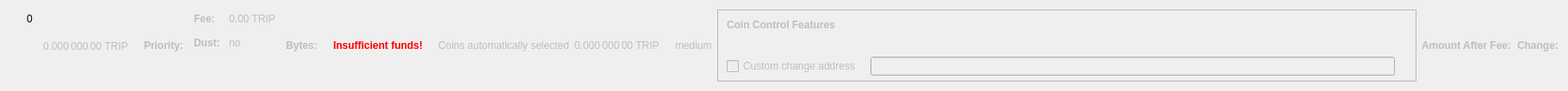
    <widget class="QWidget" name="dummyHideWidget" native="true">
     <property name="maximumSize">
      <size>
       <width>100</width>
       <height>22</height>
      </size>
     </property>
     <layout class="QHBoxLayout" name="dummyHideLayout">
      <item>
       <layout class="QFormLayout" name="formLayoutCoinControl1">
        <property name="horizontalSpacing">
         <number>10</number>
        </property>
        <property name="verticalSpacing">
         <number>14</number>
        </property>
        <property name="leftMargin">
         <number>10</number>
        </property>
        <property name="topMargin">
         <number>4</number>
        </property>
        <property name="rightMargin">
         <number>6</number>
        </property>
        <item row="0" column="1">
         <widget class="QLabel" name="labelCoinControlBytes">
          <property name="cursor">
           <cursorShape>IBeamCursor</cursorShape>
          </property>
          <property name="contextMenuPolicy">
           <enum>Qt::ActionsContextMenu</enum>
          </property>
          <property name="text">
           <string notr="true">0</string>
          </property>
          <property name="textInteractionFlags">
           <set>Qt::LinksAccessibleByMouse|Qt::TextSelectableByKeyboard|Qt::TextSelectableByMouse</set>
          </property>
         </widget>
        </item>
       </layout>
      </item>
      <item>
       <widget class="QLabel" name="labelCoinControlAfterFee">
        <property name="enabled">
         <bool>false</bool>
        </property>
        <property name="sizePolicy">
         <sizepolicy hsizetype="Fixed" vsizetype="Fixed">
          <horstretch>0</horstretch>
          <verstretch>0</verstretch>
         </sizepolicy>
        </property>
        <property name="minimumSize">
         <size>
          <width>111</width>
          <height>12</height>
         </size>
        </property>
        <property name="maximumSize">
         <size>
          <width>111</width>
          <height>12</height>
         </size>
        </property>
        <property name="cursor">
         <cursorShape>IBeamCursor</cursorShape>
        </property>
        <property name="contextMenuPolicy">
         <enum>Qt::ActionsContextMenu</enum>
        </property>
        <property name="text">
         <string notr="true">0.000 000 00 TRIP</string>
        </property>
        <property name="textInteractionFlags">
         <set>Qt::LinksAccessibleByMouse|Qt::TextSelectableByKeyboard|Qt::TextSelectableByMouse</set>
        </property>
       </widget>
      </item>
      <item>
       <widget class="QLabel" name="labelCoinControlPriorityText">
        <property name="enabled">
         <bool>false</bool>
        </property>
        <property name="font">
         <font>
          <weight>75</weight>
          <bold>true</bold>
         </font>
        </property>
        <property name="text">
         <string>Priority:</string>
        </property>
       </widget>
      </item>
      <item>
       <layout class="QHBoxLayout" name="horizontalLayout"/>
      </item>
      <item>
       <layout class="QFormLayout" name="formLayoutCoinControl3">
        <property name="horizontalSpacing">
         <number>10</number>
        </property>
        <property name="verticalSpacing">
         <number>14</number>
        </property>
        <property name="leftMargin">
         <number>6</number>
        </property>
        <property name="topMargin">
         <number>4</number>
        </property>
        <property name="rightMargin">
         <number>6</number>
        </property>
        <item row="0" column="0">
         <widget class="QLabel" name="labelCoinControlFeeText">
          <property name="enabled">
           <bool>false</bool>
          </property>
          <property name="font">
           <font>
            <weight>75</weight>
            <bold>true</bold>
           </font>
          </property>
          <property name="text">
           <string>Fee:</string>
          </property>
          <property name="margin">
           <number>0</number>
          </property>
         </widget>
        </item>
        <item row="0" column="1">
         <widget class="QLabel" name="labelCoinControlFee">
          <property name="enabled">
           <bool>false</bool>
          </property>
          <property name="cursor">
           <cursorShape>IBeamCursor</cursorShape>
          </property>
          <property name="contextMenuPolicy">
           <enum>Qt::ActionsContextMenu</enum>
          </property>
          <property name="text">
           <string notr="true">0.00 TRIP</string>
          </property>
          <property name="textInteractionFlags">
           <set>Qt::LinksAccessibleByMouse|Qt::TextSelectableByKeyboard|Qt::TextSelectableByMouse</set>
          </property>
         </widget>
        </item>
        <item row="1" column="0">
         <widget class="QLabel" name="labelCoinControlLowOutputText">
          <property name="enabled">
           <bool>false</bool>
          </property>
          <property name="font">
           <font>
            <weight>75</weight>
            <bold>true</bold>
           </font>
          </property>
          <property name="text">
           <string>Dust:</string>
          </property>
         </widget>
        </item>
        <item row="1" column="1">
         <widget class="QLabel" name="labelCoinControlLowOutput">
          <property name="enabled">
           <bool>false</bool>
          </property>
          <property name="cursor">
           <cursorShape>IBeamCursor</cursorShape>
          </property>
          <property name="contextMenuPolicy">
           <enum>Qt::ActionsContextMenu</enum>
          </property>
          <property name="text">
           <string>no</string>
          </property>
          <property name="textInteractionFlags">
           <set>Qt::LinksAccessibleByMouse|Qt::TextSelectableByKeyboard|Qt::TextSelectableByMouse</set>
          </property>
         </widget>
        </item>
       </layout>
      </item>
      <item>
       <widget class="QLabel" name="labelCoinControlBytesText">
        <property name="enabled">
         <bool>false</bool>
        </property>
        <property name="font">
         <font>
          <weight>75</weight>
          <bold>true</bold>
         </font>
        </property>
        <property name="text">
         <string>Bytes:</string>
        </property>
       </widget>
      </item>
      <item>
       <layout class="QFormLayout" name="formLayoutCoinControl2">
        <property name="horizontalSpacing">
         <number>10</number>
        </property>
        <property name="verticalSpacing">
         <number>14</number>
        </property>
        <property name="leftMargin">
         <number>6</number>
        </property>
        <property name="topMargin">
         <number>4</number>
        </property>
        <property name="rightMargin">
         <number>6</number>
        </property>
       </layout>
      </item>
      <item>
       <layout class="QHBoxLayout" name="horizontalLayoutCoinControl2">
        <property name="spacing">
         <number>8</number>
        </property>
        <property name="bottomMargin">
         <number>10</number>
        </property>
       </layout>
      </item>
      <item>
       <widget class="QLabel" name="labelCoinControlInsuffFunds">
        <property name="enabled">
         <bool>false</bool>
        </property>
        <property name="minimumSize">
         <size>
          <width>0</width>
          <height>0</height>
         </size>
        </property>
        <property name="font">
         <font>
          <weight>75</weight>
          <bold>true</bold>
         </font>
        </property>
        <property name="styleSheet">
         <string notr="true">color:red;font-weight:bold;</string>
        </property>
        <property name="text">
         <string>Insufficient funds!</string>
        </property>
        <property name="margin">
         <number>5</number>
        </property>
       </widget>
      </item>
      <item>
       <layout class="QFormLayout" name="formLayoutCoinControl4">
        <property name="horizontalSpacing">
         <number>10</number>
        </property>
        <property name="verticalSpacing">
         <number>14</number>
        </property>
        <property name="leftMargin">
         <number>6</number>
        </property>
        <property name="topMargin">
         <number>4</number>
        </property>
        <property name="rightMargin">
         <number>6</number>
        </property>
       </layout>
      </item>
      <item>
       <widget class="QLabel" name="labelCoinControlAutomaticallySelected">
        <property name="enabled">
         <bool>false</bool>
        </property>
        <property name="sizePolicy">
         <sizepolicy hsizetype="Fixed" vsizetype="Fixed">
          <horstretch>0</horstretch>
          <verstretch>0</verstretch>
         </sizepolicy>
        </property>
        <property name="minimumSize">
         <size>
          <width>0</width>
          <height>0</height>
         </size>
        </property>
        <property name="maximumSize">
         <size>
          <width>240</width>
          <height>16777215</height>
         </size>
        </property>
        <property name="text">
         <string>Coins automatically selected</string>
        </property>
        <property name="margin">
         <number>5</number>
        </property>
       </widget>
      </item>
      <item>
       <widget class="QLabel" name="labelCoinControlChange">
        <property name="enabled">
         <bool>false</bool>
        </property>
        <property name="sizePolicy">
         <sizepolicy hsizetype="Fixed" vsizetype="Fixed">
          <horstretch>0</horstretch>
          <verstretch>0</verstretch>
         </sizepolicy>
        </property>
        <property name="minimumSize">
         <size>
          <width>111</width>
          <height>0</height>
         </size>
        </property>
        <property name="maximumSize">
         <size>
          <width>111</width>
          <height>16777215</height>
         </size>
        </property>
        <property name="cursor">
         <cursorShape>IBeamCursor</cursorShape>
        </property>
        <property name="contextMenuPolicy">
         <enum>Qt::ActionsContextMenu</enum>
        </property>
        <property name="text">
         <string notr="true">0.000 000 00 TRIP</string>
        </property>
        <property name="textInteractionFlags">
         <set>Qt::LinksAccessibleByMouse|Qt::TextSelectableByKeyboard|Qt::TextSelectableByMouse</set>
        </property>
       </widget>
      </item>
      <item>
       <widget class="QLabel" name="labelCoinControlPriority">
        <property name="enabled">
         <bool>false</bool>
        </property>
        <property name="cursor">
         <cursorShape>IBeamCursor</cursorShape>
        </property>
        <property name="contextMenuPolicy">
         <enum>Qt::ActionsContextMenu</enum>
        </property>
        <property name="text">
         <string>medium</string>
        </property>
        <property name="textInteractionFlags">
         <set>Qt::LinksAccessibleByMouse|Qt::TextSelectableByKeyboard|Qt::TextSelectableByMouse</set>
        </property>
       </widget>
      </item>
      <item>
       <widget class="QFrame" name="frameCoinControl">
        <property name="sizePolicy">
         <sizepolicy hsizetype="Expanding" vsizetype="Expanding">
          <horstretch>0</horstretch>
          <verstretch>0</verstretch>
         </sizepolicy>
        </property>
        <property name="maximumSize">
         <size>
          <width>16777215</width>
          <height>16777215</height>
         </size>
        </property>
        <property name="frameShape">
         <enum>QFrame::StyledPanel</enum>
        </property>
        <property name="frameShadow">
         <enum>QFrame::Sunken</enum>
        </property>
        <layout class="QVBoxLayout" name="verticalLayoutCoinControl2_2">
         <property name="spacing">
          <number>0</number>
         </property>
         <property name="leftMargin">
          <number>0</number>
         </property>
         <property name="topMargin">
          <number>0</number>
         </property>
         <property name="rightMargin">
          <number>0</number>
         </property>
         <property name="bottomMargin">
          <number>6</number>
         </property>
         <item>
          <layout class="QVBoxLayout" name="verticalLayoutCoinControl" stretch="0,0,0,1">
           <property name="spacing">
            <number>0</number>
           </property>
           <property name="leftMargin">
            <number>10</number>
           </property>
           <property name="topMargin">
            <number>10</number>
           </property>
           <item>
            <layout class="QHBoxLayout" name="horizontalLayoutCoinControl1">
             <property name="bottomMargin">
              <number>15</number>
             </property>
             <item>
              <widget class="QLabel" name="labelCoinControlFeatures">
               <property name="enabled">
                <bool>false</bool>
               </property>
               <property name="sizePolicy">
                <sizepolicy hsizetype="Preferred" vsizetype="Maximum">
                 <horstretch>0</horstretch>
                 <verstretch>0</verstretch>
                </sizepolicy>
               </property>
               <property name="font">
                <font>
                 <weight>75</weight>
                 <bold>true</bold>
                </font>
               </property>
               <property name="styleSheet">
                <string notr="true">font-weight:bold;</string>
               </property>
               <property name="text">
                <string>Coin Control Features</string>
               </property>
              </widget>
             </item>
            </layout>
           </item>
           <item>
            <widget class="QWidget" name="widgetCoinControl" native="true">
             <property name="sizePolicy">
              <sizepolicy hsizetype="Preferred" vsizetype="Preferred">
               <horstretch>0</horstretch>
               <verstretch>0</verstretch>
              </sizepolicy>
             </property>
             <property name="minimumSize">
              <size>
               <width>0</width>
               <height>0</height>
              </size>
             </property>
             <property name="styleSheet">
              <string notr="true"/>
             </property>
             <layout class="QHBoxLayout" name="horizontalLayoutCoinControl5_2">
              <property name="leftMargin">
               <number>0</number>
              </property>
              <property name="topMargin">
               <number>0</number>
              </property>
              <property name="rightMargin">
               <number>0</number>
              </property>
              <property name="bottomMargin">
               <number>0</number>
              </property>
              <item>
               <layout class="QHBoxLayout" name="horizontalLayoutCoinControl3">
                <property name="spacing">
                 <number>20</number>
                </property>
                <property name="topMargin">
                 <number>0</number>
                </property>
                <property name="bottomMargin">
                 <number>10</number>
                </property>
               </layout>
              </item>
             </layout>
            </widget>
           </item>
           <item>
            <layout class="QHBoxLayout" name="horizontalLayoutCoinControl4" stretch="0,0,0">
             <property name="spacing">
              <number>12</number>
             </property>
             <property name="sizeConstraint">
              <enum>QLayout::SetDefaultConstraint</enum>
             </property>
             <property name="topMargin">
              <number>5</number>
             </property>
             <property name="rightMargin">
              <number>5</number>
             </property>
             <item>
              <widget class="QCheckBox" name="checkBoxCoinControlChange">
               <property name="enabled">
                <bool>false</bool>
               </property>
               <property name="toolTip">
                <string>If this is activated, but the change address is empty or invalid, change will be sent to a newly generated address.</string>
               </property>
               <property name="text">
                <string>Custom change address</string>
               </property>
              </widget>
             </item>
             <item>
              <widget class="QValidatedLineEdit" name="lineEditCoinControlChange">
               <property name="enabled">
                <bool>false</bool>
               </property>
               <property name="sizePolicy">
                <sizepolicy hsizetype="Expanding" vsizetype="Fixed">
                 <horstretch>0</horstretch>
                 <verstretch>0</verstretch>
                </sizepolicy>
               </property>
              </widget>
             </item>
             <item>
              <widget class="QLabel" name="labelCoinControlChangeLabel_2">
               <property name="sizePolicy">
                <sizepolicy hsizetype="Preferred" vsizetype="Expanding">
                 <horstretch>0</horstretch>
                 <verstretch>0</verstretch>
                </sizepolicy>
               </property>
               <property name="minimumSize">
                <size>
                 <width>0</width>
                 <height>0</height>
                </size>
               </property>
               <property name="text">
                <string/>
               </property>
               <property name="margin">
                <number>3</number>
               </property>
              </widget>
             </item>
            </layout>
           </item>
           <item>
            <spacer name="verticalSpacerCoinControl">
             <property name="orientation">
              <enum>Qt::Vertical</enum>
             </property>
             <property name="sizeHint" stdset="0">
              <size>
               <width>800</width>
               <height>1</height>
              </size>
             </property>
            </spacer>
           </item>
          </layout>
         </item>
        </layout>
       </widget>
      </item>
      <item>
       <widget class="QLabel" name="labelCoinControlAfterFeeText">
        <property name="enabled">
         <bool>false</bool>
        </property>
        <property name="minimumSize">
         <size>
          <width>0</width>
          <height>0</height>
         </size>
        </property>
        <property name="maximumSize">
         <size>
          <width>16777215</width>
          <height>16777215</height>
         </size>
        </property>
        <property name="font">
         <font>
          <weight>75</weight>
          <bold>true</bold>
         </font>
        </property>
        <property name="text">
         <string>Amount After Fee:</string>
        </property>
        <property name="alignment">
         <set>Qt::AlignLeading|Qt::AlignLeft|Qt::AlignVCenter</set>
        </property>
        <property name="margin">
         <number>0</number>
        </property>
       </widget>
      </item>
      <item>
       <widget class="QLabel" name="labelCoinControlChangeText">
        <property name="enabled">
         <bool>false</bool>
        </property>
        <property name="sizePolicy">
         <sizepolicy hsizetype="Preferred" vsizetype="Preferred">
          <horstretch>0</horstretch>
          <verstretch>0</verstretch>
         </sizepolicy>
        </property>
        <property name="minimumSize">
         <size>
          <width>0</width>
          <height>0</height>
         </size>
        </property>
        <property name="maximumSize">
         <size>
          <width>16777215</width>
          <height>16777215</height>
         </size>
        </property>
        <property name="font">
         <font>
          <weight>75</weight>
          <bold>true</bold>
         </font>
        </property>
        <property name="text">
         <string>Change:</string>
        </property>
        <property name="alignment">
         <set>Qt::AlignLeading|Qt::AlignLeft|Qt::AlignVCenter</set>
        </property>
       </widget>
      </item>
     </layout>
    </widget>
